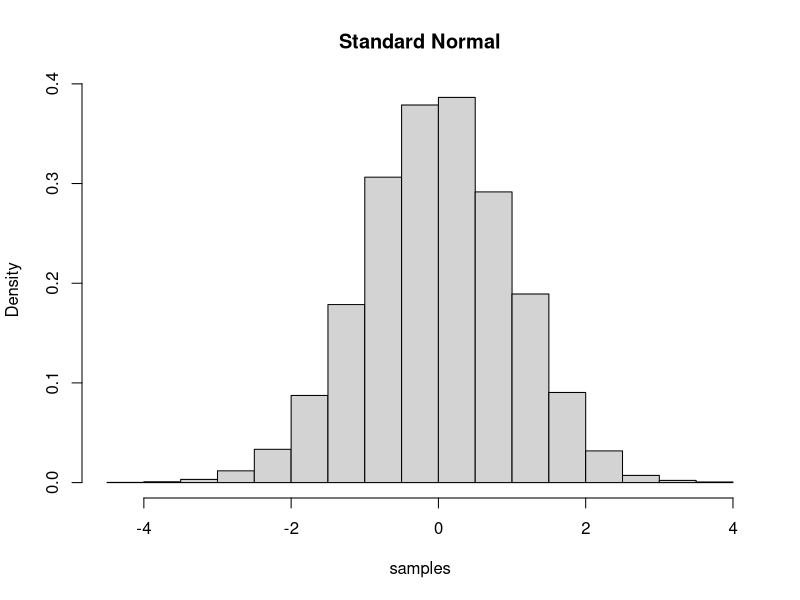
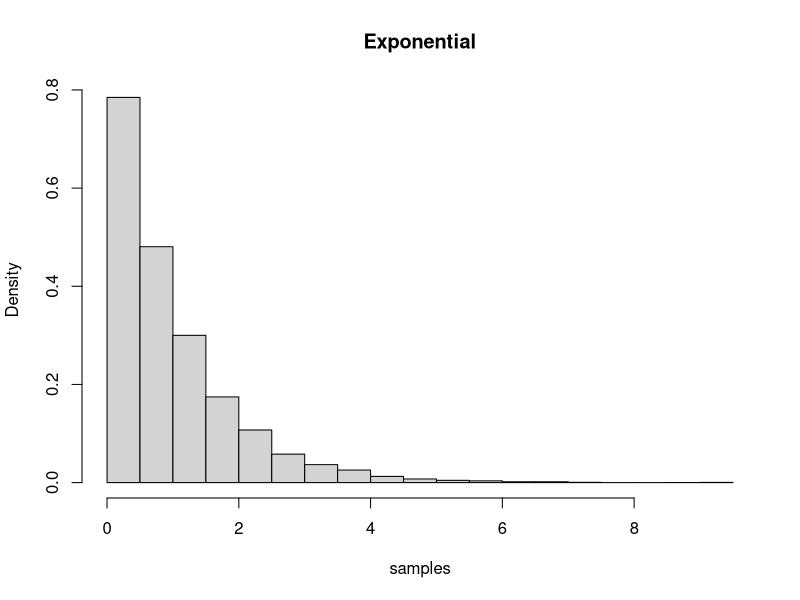
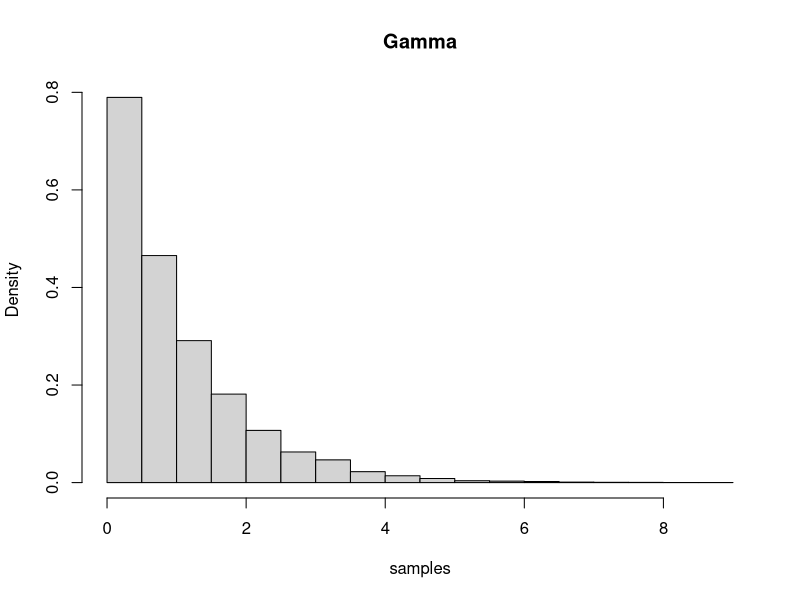
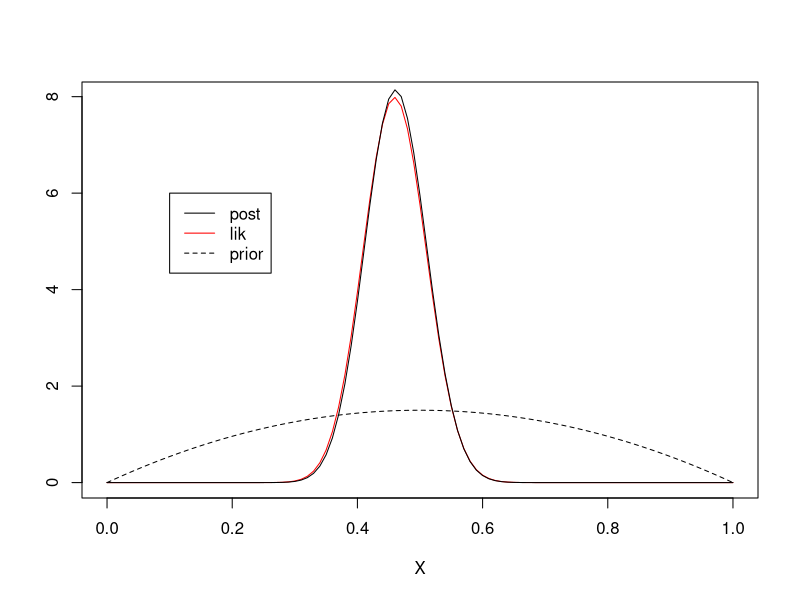

These figures' R source, in order:
## ---- chunk 1
dbinom(46, 100, 0.5)
## ---- chunk 2
### load data:
data<-c(115,97,79,131)

a.star<-function(a,data){
  return(a+sum(data))
}

b.star<-function(b,n){
  return(b+n)
}

new.a<-a.star(10000/225,data)
new.b<-b.star(100/225,length(data))

### post. mean
(post.mean<-new.a/new.b) 
### post. var:
(post.var<-new.a/(new.b^2)) 
## ---- chunk 3
new.data<-c(200)
## ---- chunk 4
new.a.2<-a.star(new.a,new.data)
new.b.2<-b.star(new.b,length(new.data))

### new mean
(new.post.mean<-new.a.2/new.b.2)
### new var:
(new.post.var<-new.a.2/(new.b.2^2))
## ---- chunk 5
u<-runif(1,min=0,max=1)
## ---- chunk 6
qnorm(u)
## ---- chunk 7
nsim<-10000
samples<-rep(NA,nsim)
for(i in 1:nsim){
  u <- runif(1,min=0,max=1)
  samples[i]<-qnorm(u)
}
hist(samples,freq=FALSE,main="Standard Normal")
## ---- chunk 8
nsim<-10000
samples<-rep(NA,nsim)
for(i in 1:nsim){
  u <- runif(1,min=0,max=1)
  samples[i]<-qexp(u)
}
hist(samples,freq=FALSE,main="Exponential")
## ---- chunk 9
nsim<-10000
samples<-rep(NA,nsim)
for(i in 1:nsim){
  u <- runif(1,min=0,max=1)
  samples[i]<-qgamma(u,rate=1,shape=1)
}
hist(samples,freq=FALSE,main="Gamma")
## ---- chunk 10
u<-runif(1000,min=0,max=1) 

z<-(1/2) * (-3 + sqrt(160*u +9))
## ---- chunk 11
#R program for Gibbs sampling using inversion method 
## program by Scott Lynch, modified by SV:
x<-rep(NA,2000)
y<-rep(NA,2000) 
x[1]<- -5
y[1]<- -5

for(i in 2:2000)
{ #sample from x | y 
  u<-runif(1,min=0, max=1) 
  x[i]<-sqrt(u*(6*y[i-1]+8)+(1.5*y[i-1]+1)*(1.5*y[i-1]+1))-
    (1.5*y[i-1]+1) 
  #sample from y | x
u<-runif(1,min=0,max=1) 
y[i]<-sqrt((2*u*(4*x[i]+10))/3 +((2*x[i]+2)/3)*((2*x[i]+2)/3))- 
    ((2*x[i]+2)/3)
}
## ---- chunk 12
## Radford Neal algorithm:
HMC_neal <- function(U, grad_U, e, L, current_theta) {
theta = current_theta
omega = rnorm(length(theta),0,1)
current_omega = omega
omega = omega - e * grad_U(theta) / 2
for (i in 1:L) {
theta = theta + e * omega
if (i!=L) omega = omega - e * grad_U(theta)
}
omega = omega - e * grad_U(theta) / 2
omega = -omega
current_U = U(current_theta)
current_K = sum(current_omega^2)/2
proposed_U = U(theta)
proposed_K = sum(omega^2)/2
if (runif(1) < exp(current_U-proposed_U+current_K-proposed_K))
{
return(theta)
}
else {
return(current_theta)
}
}

HMC <- function(n_reps, log_density, grad_log_density, tuning, initial) {
theta = rep(0, n_reps)
theta[1] = initial$theta
for (i in 2:n_reps) theta[i] = HMC_neal(U = function(x) -log_density(x),
grad_U = function(x) -grad_log_density(x),
e = tuning$e,
L = tuning$L,
theta[i-1])
theta
}
## ---- chunk 13
theta <- HMC(n_reps=2000, 
             log_density=function(x) -x^2/2, 
             grad_log_density=function(x) -x, 
             tuning=list(e=1,L=1),
             initial=list(theta=0))
## ---- chunk 14
###lik:
plot(function(x) 
  dbeta(x,shape1=46,shape2=54),0,1,
              ylab="",xlab="X",col="red")

### prior:
plot(function(x) 
  dbeta(x,shape1=2,shape2=2), 0,1,
      main = "Prior",
              ylab="density",xlab="X",add=T,lty=2)

### posterior
plot(function(x) 
  dbeta(x,shape1=48,shape2=56), 0,1,
      main = "Posterior",
              ylab="density",xlab="X",add=T)

legend(0.1,6,legend=c("post","lik","prior"),
       lty=c(1,1,2),col=c("black","red","black"))
## ---- chunk 15
x<-c(15.7,14.7,16.1,16.2,15.1)
## ---- chunk 16
derive.post<-function(n,x.bar,sigma2,m,v){
v.star<- 1/( (1/v) + n/sigma2 )
m.star<-v.star*(m/v + (n*x.bar/sigma2))
return(list(m.star,v.star))
}

data<-list(y=c(15.7,14.7,16.1,16.2,15.1))

post<-derive.post(n=length(data$y),
                   x.bar=mean(data$y),
                   sigma2=0.6,m=14,v=1)
## ---- chunk 17
post<-derive.post(n=length(data$y),x.bar=mean(data$y),
                   sigma2=.6,m=14,v=0.0001)
